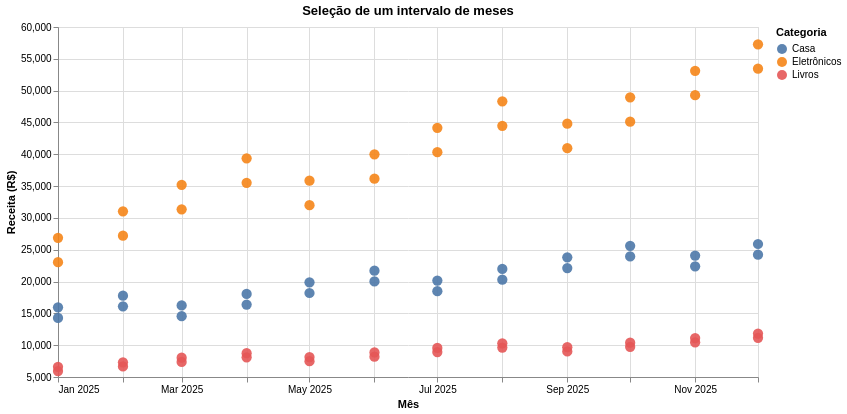

Notebook source saved alongside this figure:
### Markdown cell above
## 9. Interatividade com seleção

Arraste horizontalmente para selecionar um intervalo de meses. Os pontos dentro da seleção permanecem destacados; os demais ficam esmaecidos. Clique fora da área selecionada para limpar a seleção.

### Code cell
intervalo = alt.selection_interval(encodings=["x"], name="intervalo_meses")

grafico_selecao = alt.Chart(vendas).mark_circle(size=105).encode(
    x=alt.X("yearmonth(mes):T", title="Mês"),
    y=alt.Y("receita:Q", title="Receita (R$)", scale=alt.Scale(zero=False)),
    color=alt.Color("categoria:N", title="Categoria"),
    shape=alt.Shape("regiao:N", title="Região"),
    opacity=alt.condition(intervalo, alt.value(0.9), alt.value(0.12)),
    tooltip=[
        alt.Tooltip("yearmonth(mes):T", title="Mês"),
        alt.Tooltip("categoria:N", title="Categoria"),
        alt.Tooltip("regiao:N", title="Região"),
        alt.Tooltip("receita:Q", title="Receita", format=",.0f"),
        alt.Tooltip("unidades:Q", title="Unidades")
    ]
).properties(
    width=700, height=350, title="Seleção de um intervalo de meses"
)

# Altair 5+ usa parâmetros; Altair 4 usa seleções.
if hasattr(grafico_selecao, "add_params"):
    grafico_selecao = grafico_selecao.add_params(intervalo)
else:
    grafico_selecao = grafico_selecao.add_selection(intervalo)

grafico_selecao

### Figure 1 — Vega-Lite specification as saved in the notebook (floating-point values rounded to 4 significant figures)
{"config": {"view": {"continuousWidth": 400, "continuousHeight": 300}}, "data": {"name": "data-6453d17de02e8fb99abd3918cc4fae13"}, "mark": {"type": "circle", "size": 105}, "encoding": {"color": {"field": "categoria", "title": "Categoria", "type": "nominal"}, "opacity": {"condition": {"value": 0.9, "selection": "intervalo_meses"}, "value": 0.12}, "shape": {"field": "regiao", "title": "Região", "type": "nominal"}, "tooltip": [{"field": "mes", "timeUnit": "yearmonth", "title": "Mês", "type": "temporal"}, {"field": "categoria", "title": "Categoria", "type": "nominal"}, {"field": "regiao", "title": "Região", "type": "nominal"}, {"field": "receita", "format": ",.0f", "title": "Receita", "type": "quantitative"}, {"field": "unidades", "title": "Unidades", "type": "quantitative"}], "x": {"field": "mes", "timeUnit": "yearmonth", "title": "Mês", "type": "temporal"}, "y": {"field": "receita", "scale": {"zero": false}, "title": "Receita (R$)", "type": "quantitative"}}, "height": 350, "selection": {"intervalo_meses": {"type": "interval", "encodings": ["x"]}}, "title": "Seleção de um intervalo de meses", "width": 700, "$schema": "https://vega.github.io/schema/vega-lite/v4.17.0.json", "datasets": {"data-6453d17de02e8fb99abd3918cc4fae13": [{"mes": "2025-01-01T00:00:00", "categoria": "Eletrônicos", "regiao": "Sul", "unidades": 72, "receita": 23040, "publicidade": 3200, "avaliacao": 3.55}, {"mes": "2025-01-01T00:00:00", "categoria": "Eletrônicos", "regiao": "Sudeste", "unidades": 84, "receita": 26880, "publicidade": 3650, "avaliacao": 3.47}, {"mes": "2025-01-01T00:00:00", "categoria": "Casa", "regiao": "Sul", "unidades": 102, "receita": 14280, "publicidade": 4100, "avaliacao": 3.73}, {"mes": "2025-01-01T00:00:00", "categoria": "Casa", "regiao": "Sudeste", "unidades": 114, "receita": 15960, "publicidade": 4550, "avaliacao": 3.65}, {"mes": "2025-01-01T00:00:00", "categoria": "Livros", "regiao": "Sul", "unidades": 108, "receita": 5940, "publicidade": 5000, "avaliacao": 3.91}, {"mes": "2025-01-01T00:00:00", "categoria": "Livros", "regiao": "Sudeste", "unidades": 120, "receita": 6600, "publicidade": 5450, "avaliacao": 3.83}, {"mes": "2025-02-01T00:00:00", "categoria": "Eletrônicos", "regiao": "Sul", "unidades": 85, "receita": 27200, "publicidade": 3510, "avaliacao": 3.61}, {"mes": "2025-02-01T00:00:00", "categoria": "Eletrônicos", "regiao": "Sudeste", "unidades": 97, "receita": 31040, "publicidade": 3960, "avaliacao": 3.53}, {"mes": "2025-02-01T00:00:00", "categoria": "Casa", "regiao": "Sul", "unidades": 115, "receita": 16100, "publicidade": 4410, "avaliacao": 3.79}, {"mes": "2025-02-01T00:00:00", "categoria": "Casa", "regiao": "Sudeste", "unidades": 127, "receita": 17780, "publicidade": 4860, "avaliacao": 3.71}, {"mes": "2025-02-01T00:00:00", "categoria": "Livros", "regiao": "Sul", "unidades": 121, "receita": 6655, "publicidade": 5310, "avaliacao": 3.97}, {"mes": "2025-02-01T00:00:00", "categoria": "Livros", "regiao": "Sudeste", "unidades": 133, "receita": 7315, "publicidade": 5760, "avaliacao": 3.89}, {"mes": "2025-03-01T00:00:00", "categoria": "Eletrônicos", "regiao": "Sul", "unidades": 98, "receita": 31360, "publicidade": 3820, "avaliacao": 3.67}, {"mes": "2025-03-01T00:00:00", "categoria": "Eletrônicos", "regiao": "Sudeste", "unidades": 110, "receita": 35200, "publicidade": 4270, "avaliacao": 3.59}, {"mes": "2025-03-01T00:00:00", "categoria": "Casa", "regiao": "Sul", "unidades": 104, "receita": 14560, "publicidade": 4720, "avaliacao": 3.85}, {"mes": "2025-03-01T00:00:00", "categoria": "Casa", "regiao": "Sudeste", "unidades": 116, "receita": 16240, "publicidade": 5170, "avaliacao": 3.77}, {"mes": "2025-03-01T00:00:00", "categoria": "Livros", "regiao": "Sul", "unidades": 134, "receita": 7370, "publicidade": 5620, "avaliacao": 4.03}, {"mes": "2025-03-01T00:00:00", "categoria": "Livros", "regiao": "Sudeste", "unidades": 146, "receita": 8030, "publicidade": 6070, "avaliacao": 3.95}, {"mes": "2025-04-01T00:00:00", "categoria": "Eletrônicos", "regiao": "Sul", "unidades": 111, "receita": 35520, "publicidade": 4130, "avaliacao": 3.73}, {"mes": "2025-04-01T00:00:00", "categoria": "Eletrônicos", "regiao": "Sudeste", "unidades": 123, "receita": 39360, "publicidade": 4580, "avaliacao": 3.65}, {"mes": "2025-04-01T00:00:00", "categoria": "Casa", "regiao": "Sul", "unidades": 117, "receita": 16380, "publicidade": 5030, "avaliacao": 3.91}, {"mes": "2025-04-01T00:00:00", "categoria": "Casa", "regiao": "Sudeste", "unidades": 129, "receita": 18060, "publicidade": 5480, "avaliacao": 3.83}, {"mes": "2025-04-01T00:00:00", "categoria": "Livros", "regiao": "Sul", "unidades": 147, "receita": 8085, "publicidade": 5930, "avaliacao": 4.09}, {"mes": "2025-04-01T00:00:00", "categoria": "Livros", "regiao": "Sudeste", "unidades": 159, "receita": 8745, "publicidade": 6380, "avaliacao": 4.01}, {"mes": "2025-05-01T00:00:00", "categoria": "Eletrônicos", "regiao": "Sul", "unidades": 100, "receita": 32000, "publicidade": 4440, "avaliacao": 3.79}, {"mes": "2025-05-01T00:00:00", "categoria": "Eletrônicos", "regiao": "Sudeste", "unidades": 112, "receita": 35840, "publicidade": 4890, "avaliacao": 3.71}, {"mes": "2025-05-01T00:00:00", "categoria": "Casa", "regiao": "Sul", "unidades": 130, "receita": 18200, "publicidade": 5340, "avaliacao": 3.97}, {"mes": "2025-05-01T00:00:00", "categoria": "Casa", "regiao": "Sudeste", "unidades": 142, "receita": 19880, "publicidade": 5790, "avaliacao": 3.89}, {"mes": "2025-05-01T00:00:00", "categoria": "Livros", "regiao": "Sul", "unidades": 136, "receita": 7480, "publicidade": 6240, "avaliacao": 4.15}, {"mes": "2025-05-01T00:00:00", "categoria": "Livros", "regiao": "Sudeste", "unidades": 148, "receita": 8140, "publicidade": 6690, "avaliacao": 4.07}, {"mes": "2025-06-01T00:00:00", "categoria": "Eletrônicos", "regiao": "Sul", "unidades": 113, "receita": 36160, "publicidade": 4750, "avaliacao": 3.85}, {"mes": "2025-06-01T00:00:00", "categoria": "Eletrônicos", "regiao": "Sudeste", "unidades": 125, "receita": 40000, "publicidade": 5200, "avaliacao": 3.77}, {"mes": "2025-06-01T00:00:00", "categoria": "Casa", "regiao": "Sul", "unidades": 143, "receita": 20020, "publicidade": 5650, "avaliacao": 4.03}, {"mes": "2025-06-01T00:00:00", "categoria": "Casa", "regiao": "Sudeste", "unidades": 155, "receita": 21700, "publicidade": 6100, "avaliacao": 3.95}, {"mes": "2025-06-01T00:00:00", "categoria": "Livros", "regiao": "Sul", "unidades": 149, "receita": 8195, "publicidade": 6550, "avaliacao": 4.21}, {"mes": "2025-06-01T00:00:00", "categoria": "Livros", "regiao": "Sudeste", "unidades": 161, "receita": 8855, "publicidade": 7000, "avaliacao": 4.13}, {"mes": "2025-07-01T00:00:00", "categoria": "Eletrônicos", "regiao": "Sul", "unidades": 126, "receita": 40320, "publicidade": 5060, "avaliacao": 3.91}, {"mes": "2025-07-01T00:00:00", "categoria": "Eletrônicos", "regiao": "Sudeste", "unidades": 138, "receita": 44160, "publicidade": 5510, "avaliacao": 3.83}, {"mes": "2025-07-01T00:00:00", "categoria": "Casa", "regiao": "Sul", "unidades": 132, "receita": 18480, "publicidade": 5960, "avaliacao": 4.09}, {"mes": "2025-07-01T00:00:00", "categoria": "Casa", "regiao": "Sudeste", "unidades": 144, "receita": 20160, "publicidade": 6410, "avaliacao": 4.01}, {"mes": "2025-07-01T00:00:00", "categoria": "Livros", "regiao": "Sul", "unidades": 162, "receita": 8910, "publicidade": 6860, "avaliacao": 4.27}, {"mes": "2025-07-01T00:00:00", "categoria": "Livros", "regiao": "Sudeste", "unidades": 174, "receita": 9570, "publicidade": 7310, "avaliacao": 4.19}, {"mes": "2025-08-01T00:00:00", "categoria": "Eletrônicos", "regiao": "Sul", "unidades": 139, "receita": 44480, "publicidade": 5370, "avaliacao": 3.97}, {"mes": "2025-08-01T00:00:00", "categoria": "Eletrônicos", "regiao": "Sudeste", "unidades": 151, "receita": 48320, "publicidade": 5820, "avaliacao": 3.89}, {"mes": "2025-08-01T00:00:00", "categoria": "Casa", "regiao": "Sul", "unidades": 145, "receita": 20300, "publicidade": 6270, "avaliacao": 4.15}, {"mes": "2025-08-01T00:00:00", "categoria": "Casa", "regiao": "Sudeste", "unidades": 157, "receita": 21980, "publicidade": 6720, "avaliacao": 4.07}, {"mes": "2025-08-01T00:00:00", "categoria": "Livros", "regiao": "Sul", "unidades": 175, "receita": 9625, "publicidade": 7170, "avaliacao": 4.33}, {"mes": "2025-08-01T00:00:00", "categoria": "Livros", "regiao": "Sudeste", "unidades": 187, "receita": 10285, "publicidade": 7620, "avaliacao": 4.25}, {"mes": "2025-09-01T00:00:00", "categoria": "Eletrônicos", "regiao": "Sul", "unidades": 128, "receita": 40960, "publicidade": 5680, "avaliacao": 4.03}, {"mes": "2025-09-01T00:00:00", "categoria": "Eletrônicos", "regiao": "Sudeste", "unidades": 140, "receita": 44800, "publicidade": 6130, "avaliacao": 3.95}, {"mes": "2025-09-01T00:00:00", "categoria": "Casa", "regiao": "Sul", "unidades": 158, "receita": 22120, "publicidade": 6580, "avaliacao": 4.21}, {"mes": "2025-09-01T00:00:00", "categoria": "Casa", "regiao": "Sudeste", "unidades": 170, "receita": 23800, "publicidade": 7030, "avaliacao": 4.13}, {"mes": "2025-09-01T00:00:00", "categoria": "Livros", "regiao": "Sul", "unidades": 164, "receita": 9020, "publicidade": 7480, "avaliacao": 4.39}, {"mes": "2025-09-01T00:00:00", "categoria": "Livros", "regiao": "Sudeste", "unidades": 176, "receita": 9680, "publicidade": 7930, "avaliacao": 4.31}, {"mes": "2025-10-01T00:00:00", "categoria": "Eletrônicos", "regiao": "Sul", "unidades": 141, "receita": 45120, "publicidade": 5990, "avaliacao": 4.09}, {"mes": "2025-10-01T00:00:00", "categoria": "Eletrônicos", "regiao": "Sudeste", "unidades": 153, "receita": 48960, "publicidade": 6440, "avaliacao": 4.01}, {"mes": "2025-10-01T00:00:00", "categoria": "Casa", "regiao": "Sul", "unidades": 171, "receita": 23940, "publicidade": 6890, "avaliacao": 4.27}, {"mes": "2025-10-01T00:00:00", "categoria": "Casa", "regiao": "Sudeste", "unidades": 183, "receita": 25620, "publicidade": 7340, "avaliacao": 4.19}, {"mes": "2025-10-01T00:00:00", "categoria": "Livros", "regiao": "Sul", "unidades": 177, "receita": 9735, "publicidade": 7790, "avaliacao": 4.45}, {"mes": "2025-10-01T00:00:00", "categoria": "Livros", "regiao": "Sudeste", "unidades": 189, "receita": 10395, "publicidade": 8240, "avaliacao": 4.37}, {"mes": "2025-11-01T00:00:00", "categoria": "Eletrônicos", "regiao": "Sul", "unidades": 154, "receita": 49280, "publicidade": 6300, "avaliacao": 4.15}, {"mes": "2025-11-01T00:00:00", "categoria": "Eletrônicos", "regiao": "Sudeste", "unidades": 166, "receita": 53120, "publicidade": 6750, "avaliacao": 4.07}, {"mes": "2025-11-01T00:00:00", "categoria": "Casa", "regiao": "Sul", "unidades": 160, "receita": 22400, "publicidade": 7200, "avaliacao": 4.33}, {"mes": "2025-11-01T00:00:00", "categoria": "Casa", "regiao": "Sudeste", "unidades": 172, "receita": 24080, "publicidade": 7650, "avaliacao": 4.25}, {"mes": "2025-11-01T00:00:00", "categoria": "Livros", "regiao": "Sul", "unidades": 190, "receita": 10450, "publicidade": 8100, "avaliacao": 4.51}, {"mes": "2025-11-01T00:00:00", "categoria": "Livros", "regiao": "Sudeste", "unidades": 202, "receita": 11110, "publicidade": 8550, "avaliacao": 4.43}, {"mes": "2025-12-01T00:00:00", "categoria": "Eletrônicos", "regiao": "Sul", "unidades": 167, "receita": 53440, "publicidade": 6610, "avaliacao": 4.21}, {"mes": "2025-12-01T00:00:00", "categoria": "Eletrônicos", "regiao": "Sudeste", "unidades": 179, "receita": 57280, "publicidade": 7060, "avaliacao": 4.13}, {"mes": "2025-12-01T00:00:00", "categoria": "Casa", "regiao": "Sul", "unidades": 173, "receita": 24220, "publicidade": 7510, "avaliacao": 4.39}, {"mes": "2025-12-01T00:00:00", "categoria": "Casa", "regiao": "Sudeste", "unidades": 185, "receita": 25900, "publicidade": 7960, "avaliacao": 4.31}, {"mes": "2025-12-01T00:00:00", "categoria": "Livros", "regiao": "Sul", "unidades": 203, "receita": 11165, "publicidade": 8410, "avaliacao": 4.57}, {"mes": "2025-12-01T00:00:00", "categoria": "Livros", "regiao": "Sudeste", "unidades": 215, "receita": 11825, "publicidade": 8860, "avaliacao": 4.49}]}}
